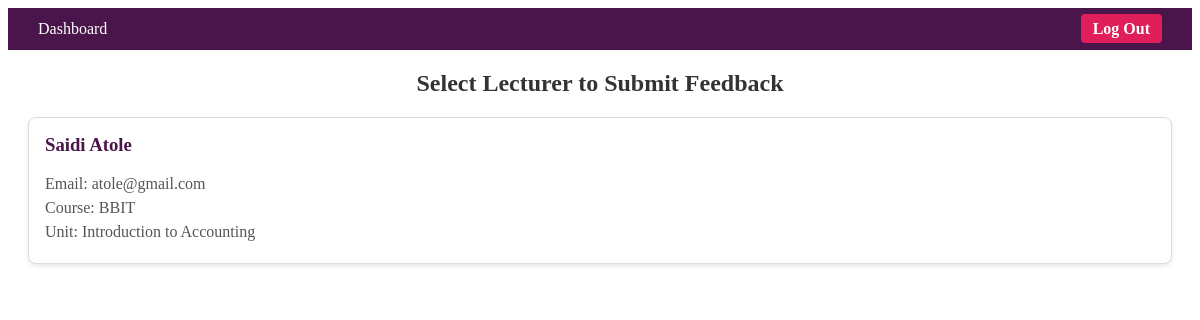
/student_feedback.php (signed in), run on an earlier commit of the app's database.
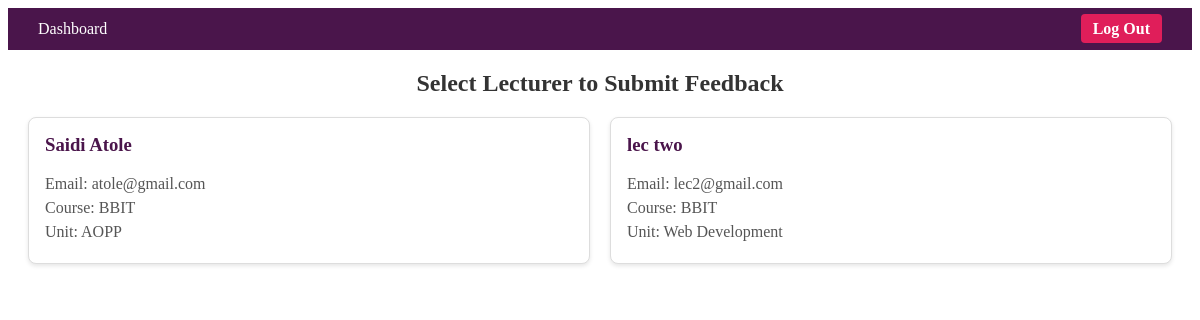
And on a later commit of the database.
### tables this page shows
CREATE TABLE `lecturers` (
  `lecturer_id` int(11) NOT NULL,
  `user_id` int(11) NOT NULL,
  `first_name` varchar(150) NOT NULL,
  `last_name` varchar(150) NOT NULL,
  `email` varchar(100) NOT NULL,
  `faculty_name` varchar(100) DEFAULT NULL,
  `course_taught` varchar(100) DEFAULT NULL,
  `password` varchar(255) NOT NULL,
  `faculty_id` int(11) DEFAULT NULL,
  `profile_photo` varchar(255) DEFAULT NULL,
  `verification_status` enum('pending','approved','rejected') DEFAULT 'pending',
  `profile_completed` tinyint(4) NOT NULL DEFAULT 0,
  `unit_taught` varchar(255) NOT NULL
);

CREATE TABLE `users` (
  `user_id` int(11) NOT NULL,
  `firstName` varchar(255) NOT NULL,
  `lastName` varchar(255) NOT NULL,
  `email` varchar(100) NOT NULL,
  `password` varchar(255) NOT NULL,
  `role` int(11) NOT NULL,
  `status` enum('pending','approved','rejected') DEFAULT 'pending'
);

### student_feedback.php (the view, shortened to what this page needs)
<?php
include("include/dbconnect.php");
$user_id = $_SESSION['user_id'];
$studentStmt = $conn->prepare("SELECT course_id, year_of_study FROM students WHERE user_id = ?");
$studentStmt->bind_param("i", $user_id);
$studentStmt->execute();
$studentResult = $studentStmt->get_result();
$student = $studentResult->fetch_assoc();
$course_id = $student['course_id'];
$year_of_study = $student['year_of_study'];
$lecStmt = $conn->prepare(" SELECT DISTINCT l.lecturer_id, u.firstName, u.lastName, u.email,
           un.unit_name AS unit_taught, c.course_name
    FROM lecturers l
    JOIN users u ON l.user_id = u.user_id
    JOIN lecturer_units lu ON l.lecturer_id = lu.lecturer_id
    JOIN units un ON lu.unit_id = un.unit_id
    JOIN lecturer_courses lc ON l.lecturer_id = lc.lecturer_id
    JOIN course c ON lc.course_id = c.course_id
    WHERE lc.course_id = ? AND un.year_of_study = ?
");
$lecStmt->bind_param("ii", $course_id, $year_of_study);
$lecStmt->execute();
$lecResult = $lecStmt->get_result();
?>
<!DOCTYPE html>
<html lang="en">
<head>
  <link rel="stylesheet" href="student_feedback.css" />
</head>
<body>
  <nav class="navbar">
    <div class="nav-left">
      <a href="studentdash.php">Dashboard</a>
    </div>
    <div class="nav-right">
      <a href="signin.php" class="logout-btn">Log Out</a>
    </div>
  </nav>
  <h2>Select Lecturer to Submit Feedback</h2>
  <div class="lecturer-cards">
    <?php while ($lec = $lecResult->fetch_assoc()): ?>
      <div class="card" onclick="openFeedbackForm(<?= htmlspecialchars($lec['lecturer_id']) ?>)">
        <h3><?= htmlspecialchars($lec['firstName'] . ' ' . $lec['lastName']) ?></h3>
        <p>Email: <?= htmlspecialchars($lec['email']) ?></p>
        <p>Course: <?= htmlspecialchars($lec['course_name']) ?></p>
        <p>Unit: <?= htmlspecialchars($lec['unit_taught']) ?></p>
      </div>
    <?php endwhile; ?>
  </div>
</body>
</html>

### student_feedback.css (style rules this page uses)
.navbar { background-color: #4A154B; color: #fff; display: flex; justify-content: space-between; padding: 12px 20px; align-items: center; }
.navbar a { color: #fff; text-decoration: none; margin: 0 10px; }
.logout-btn { background: #E01E5A; color: white; padding: 6px 12px; border-radius: 4px; text-decoration: none; font-weight: bold; }
h2 { text-align: center; margin: 20px 0; color: #333; }
.lecturer-cards { display: grid; grid-template-columns: repeat(auto-fit, minmax(260px, 1fr)); gap: 20px; padding: 0 20px; margin-bottom: 40px; }
.card { background: #fff; border: 1px solid #ddd; border-radius: 8px; padding: 16px; cursor: pointer; box-shadow: 0 2px 4px rgba(0,0,0,0.1); transition: transform 0.2s, box-shadow 0.2s; }
.card h3 { margin-top: 0; color: #4A154B; }
.card p { margin: 6px 0; color: #555; }

What changed in the data, as far as the page shows it:
changed lecturers "Saidi Atole": unit_taught "Introduction to Accounting" → "AOPP"
added lecturers: user.lastName "lec two", user.email "lec2@gmail.com", course_name "BBIT", unit_taught "Web Development"
